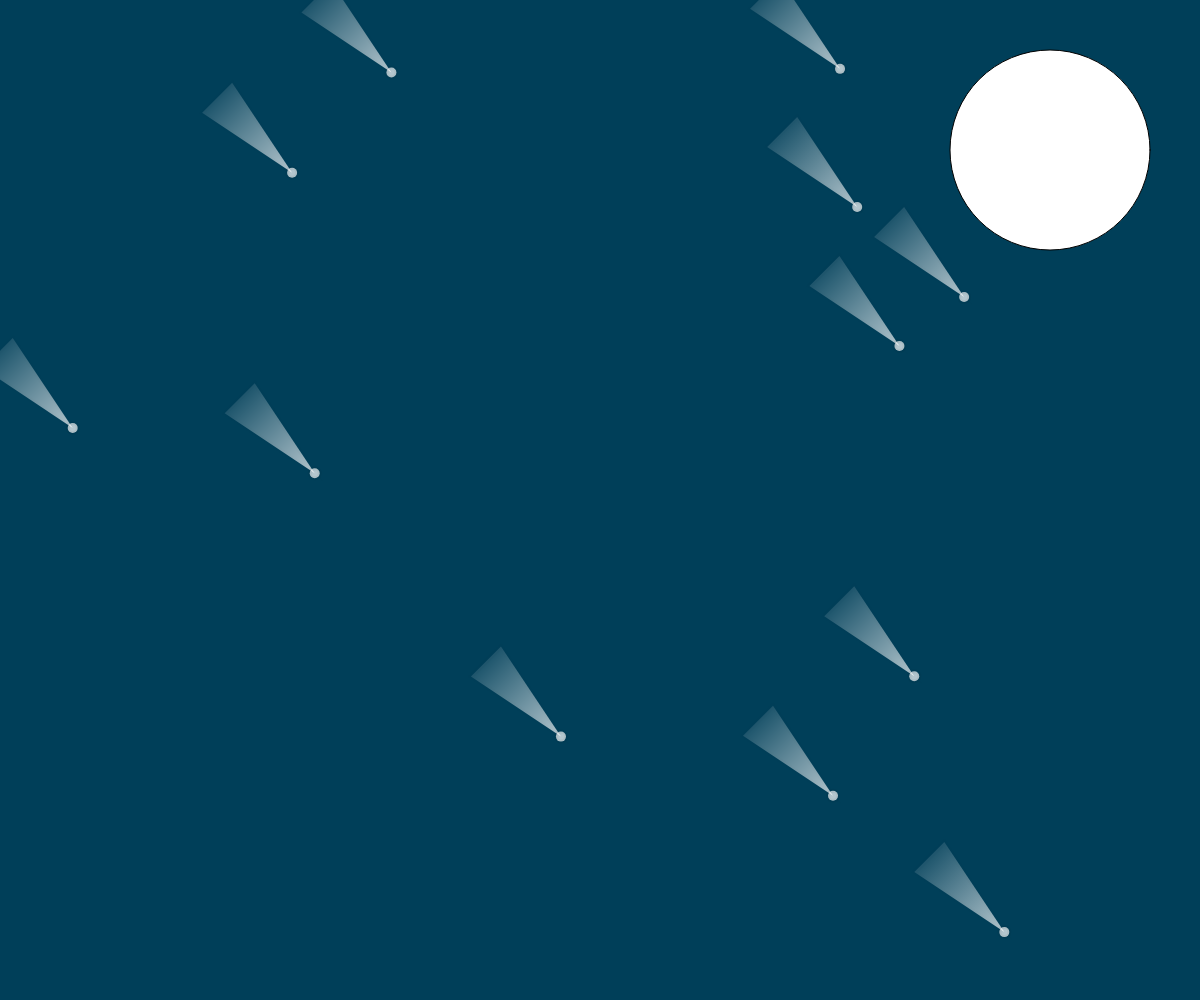
Frame 1 (no input)
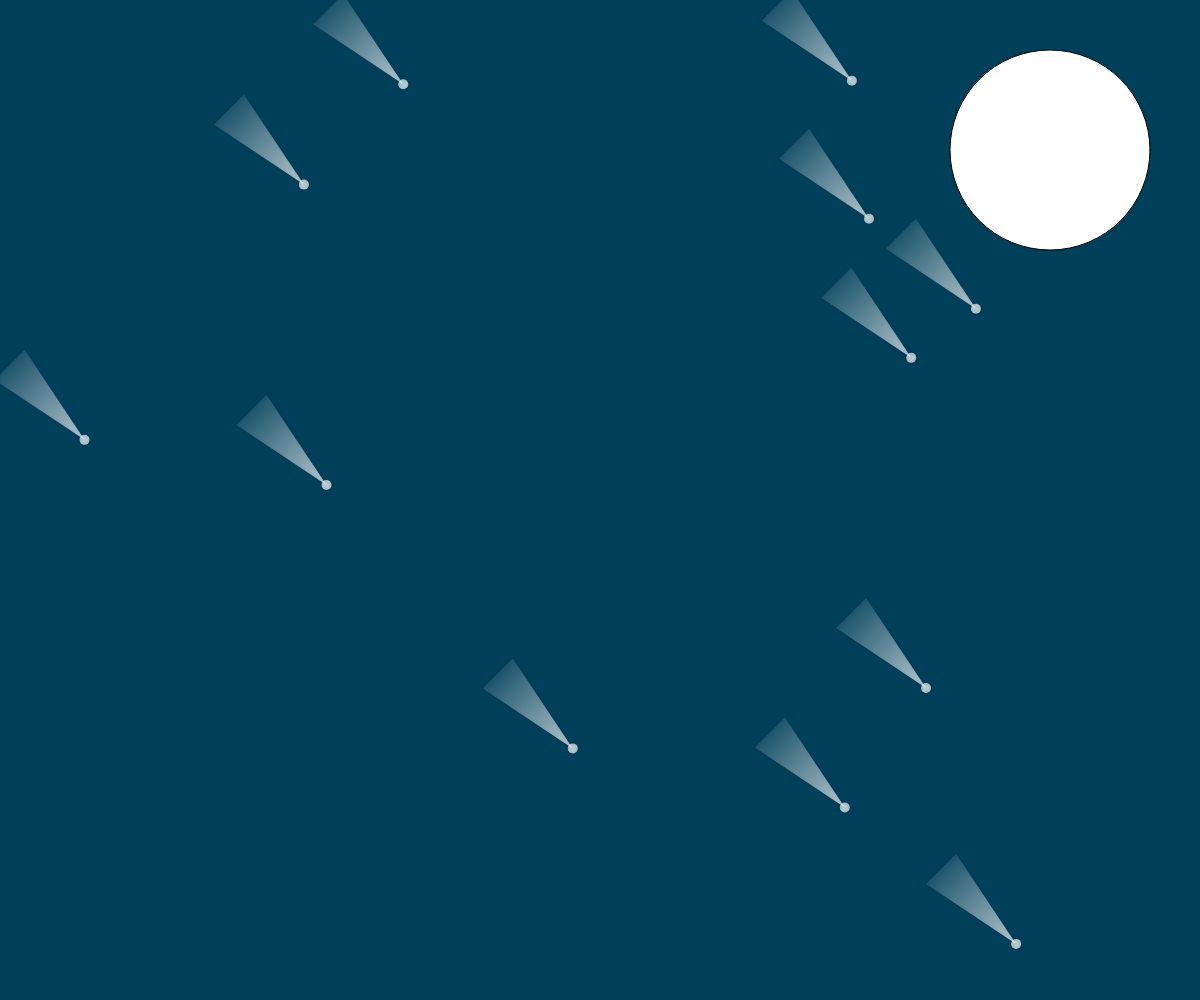
Frame 60 (no input)
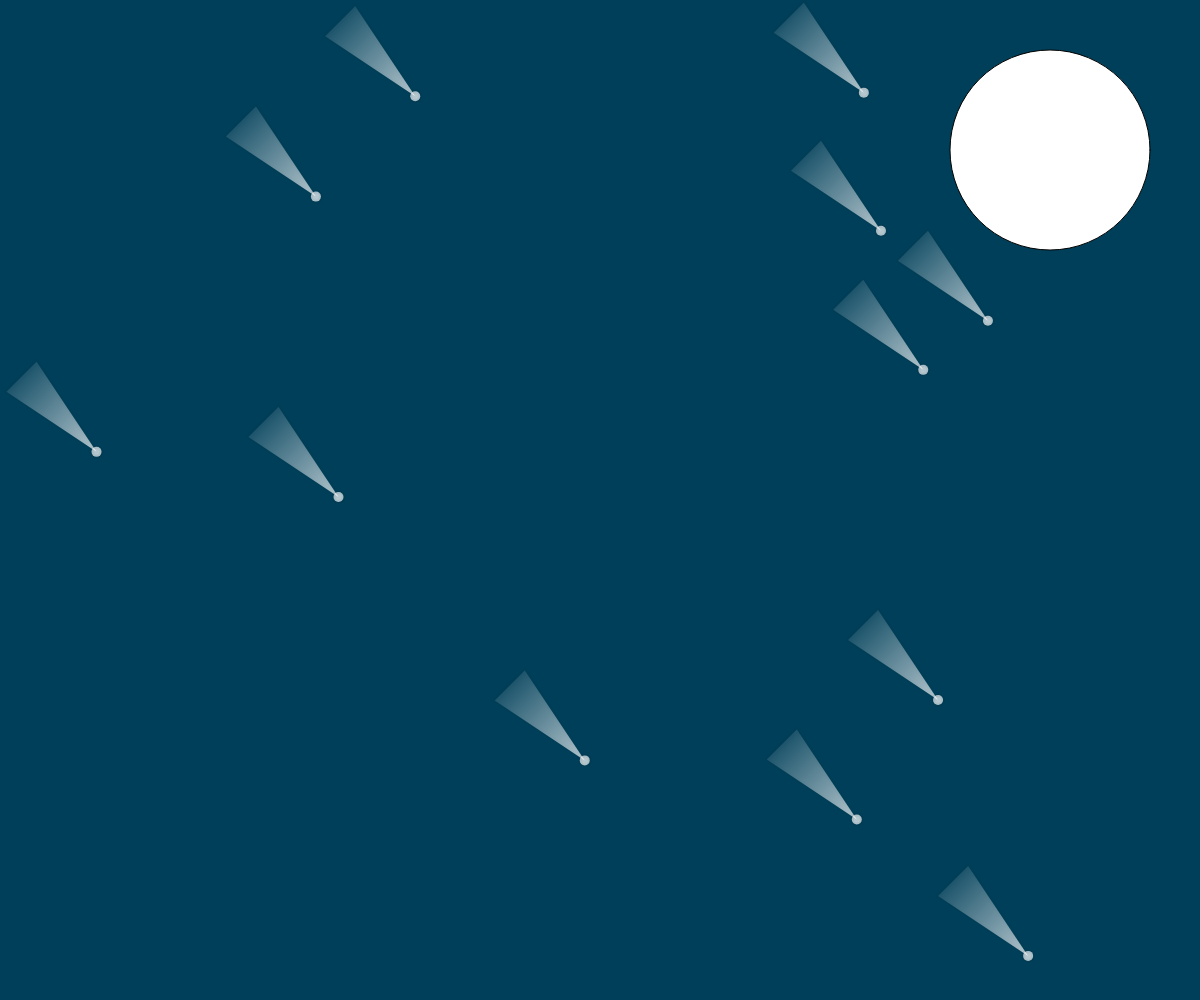
Frame 120 (the mouse pressed at the canvas centre since frame 60)

The p5.js sketch that drew these frames (run headless with seeded random() and noise() and a simulated clock; from frame 60 on, the mouse is pressed at the canvas centre):

// p5.js sketch
// ── sketch.js

let sStars = [];
let canvas;

class Star {
  constructor(x, y) {
    this.x = x;
    this.y = y;
  }
  display() {
    push();
    let gradient = drawingContext.createLinearGradient(
      this.x,
      this.y,
      this.x - 90,
      this.y - 90
    );
    gradient.addColorStop(0, color(255, 255, 255, 180));
    gradient.addColorStop(1, color(255, 255, 255, 0));
    drawingContext.fillStyle = gradient;

    strokeWeight(5);
    stroke(0, 0, 0, 3);
    triangle(
      this.x,
      this.y,
      this.x - 90,
      this.y - 60,
      this.x - 60,
      this.y - 90
    );

    strokeWeight(4);
    stroke(0, 0, 0, 10);
    circle(this.x, this.y, 10);
    
    pop();
  }
}

function fallDiagonal(element, speed) {
  element.x += speed;
  element.y += speed;
  if (element.x > width+100) {
    element.x = 0;
  }
  if (element.y > height+100) {
    element.y = 0;
  }
}

function setup() {
createCanvas(windowWidth, windowHeight);
  
  for (let i = 0; i < 12; i++) {
    let x = random(width); // Random x-coordinate
    let y = random(height);
    sStars.push(new Star(x, y));
  }
}

function draw() {
  background(0, 63, 89);

  circle(width-150, 150, 200)
  
  for (let i = 0; i < sStars.length; i++) {
    sStars[i].display();
    fallDiagonal(sStars[i], 0.2);
  }
}

function windowResized() {
  resizeCanvas(windowWidth, windowHeight);
}
